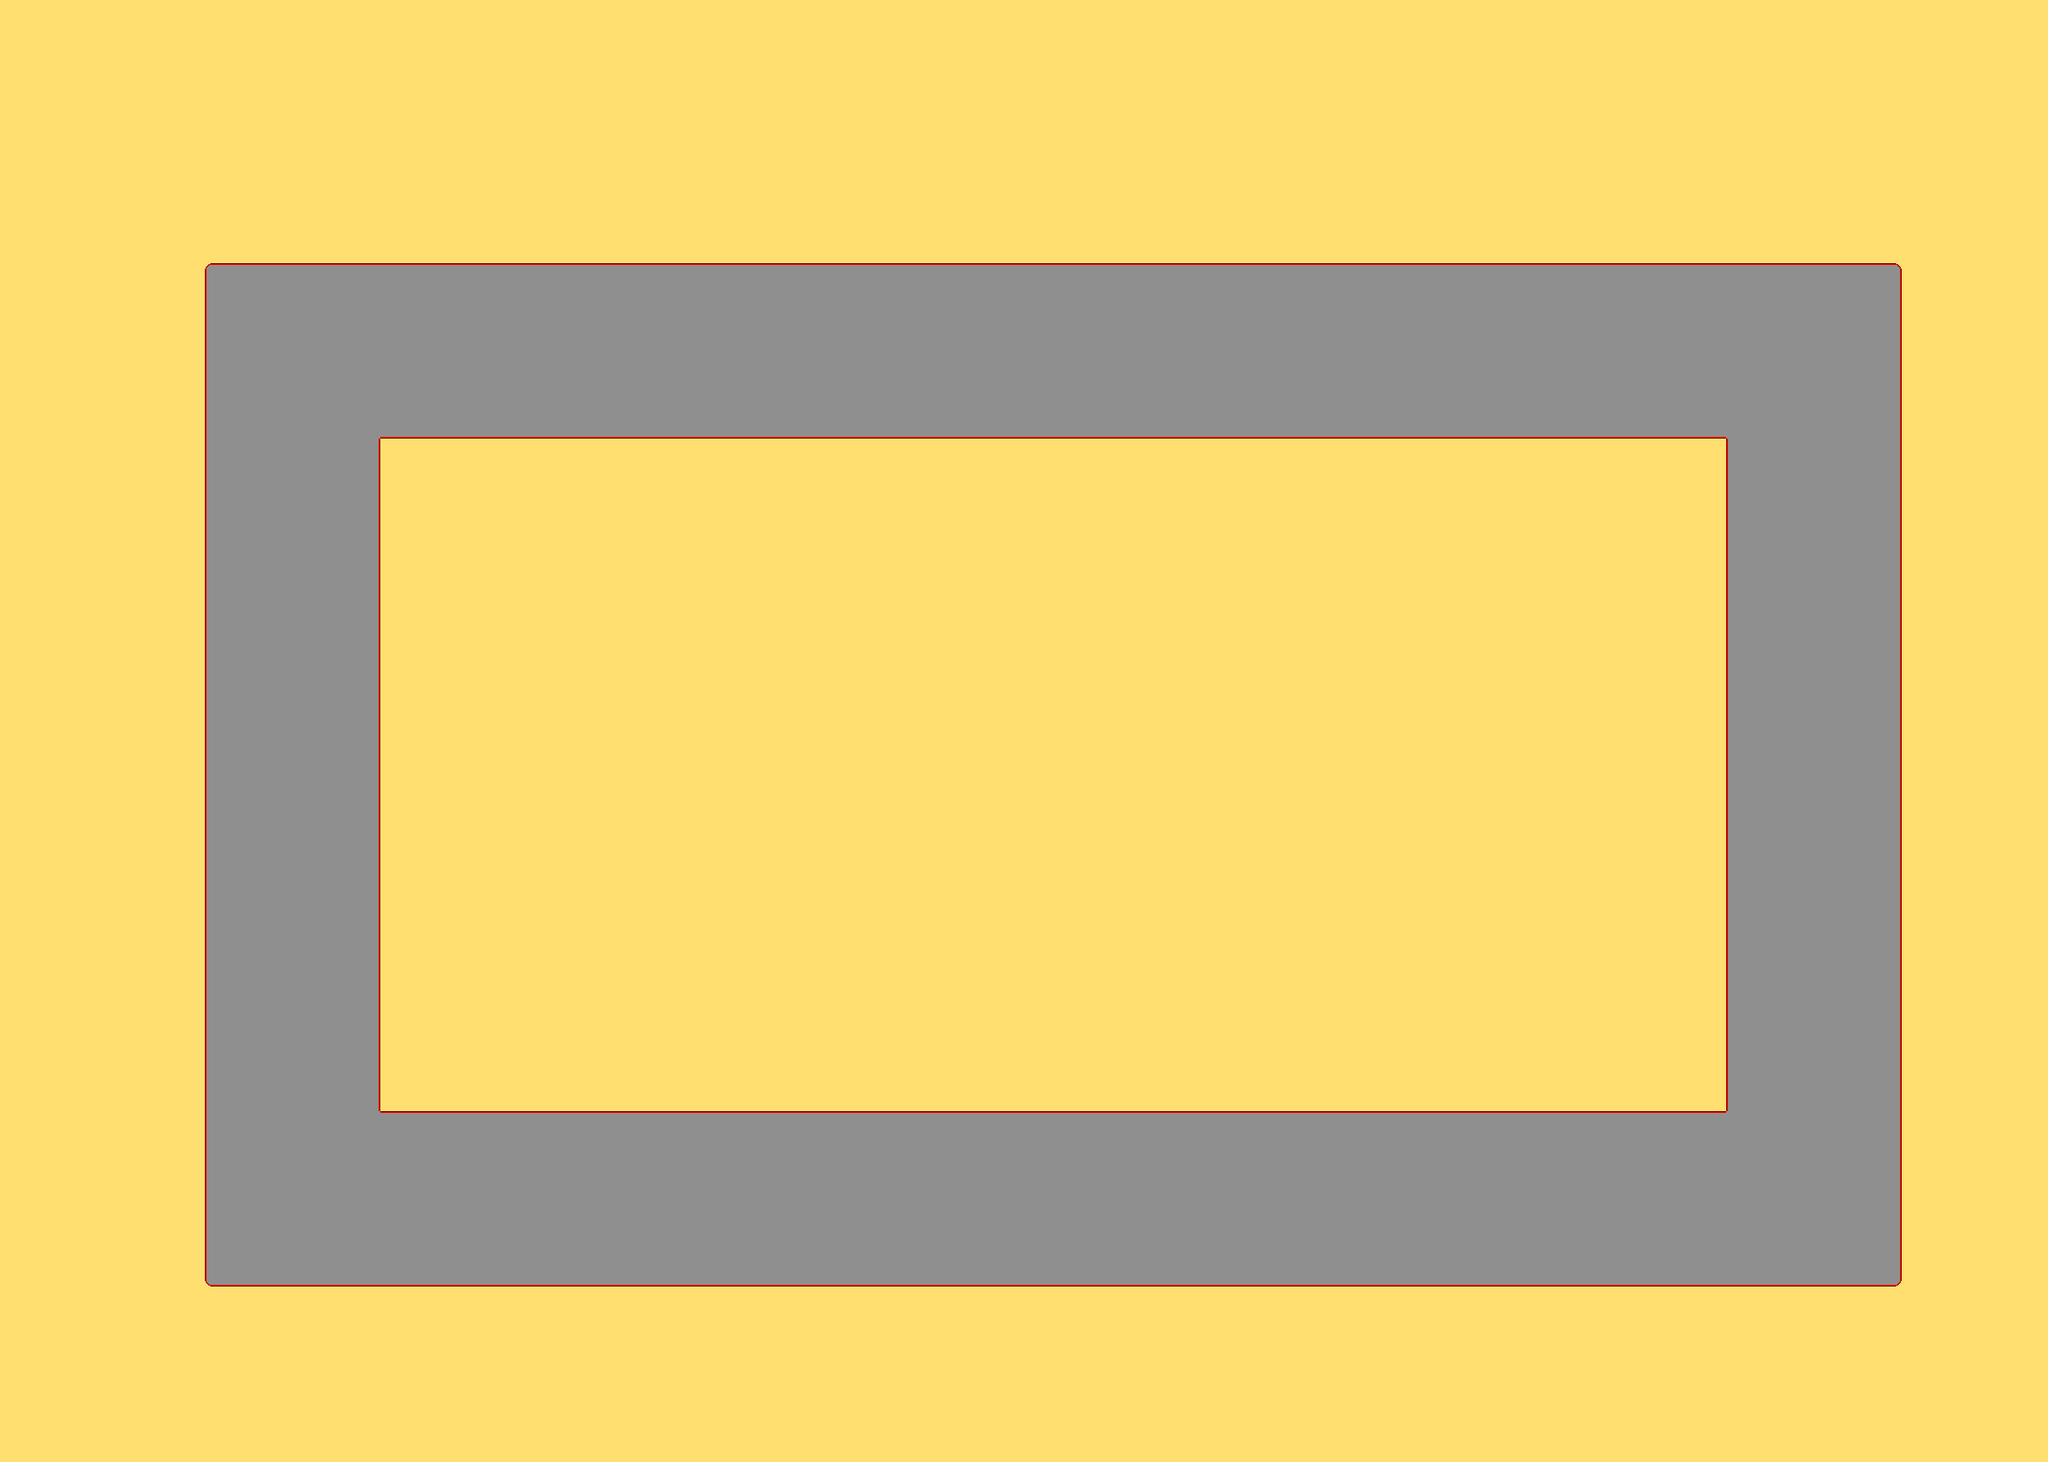

Below is a game level as drawn by its tile map, then a one-line description and the .tmx that defines it (tile-layer data replaced by summaries):
An orthogonal 70x50 tile map with 32x32 px tiles, 2 tile layers (Fundo, Pista) and 5 objects.

<map version="1.0" tiledversion="1.1.4" orientation="orthogonal" renderorder="right-down" width="70" height="50" tilewidth="32" tileheight="32" infinite="0" nextobjectid="8">
 <tileset firstgid="1" name="spritesheet_pista" tilewidth="32" tileheight="32" tilecount="16" columns="4">
  <image source="tileset/spritesheet_pista.png" width="128" height="128" />
 </tileset>
 <layer name="Fundo" width="70" height="50">
  <data>[3500 cells, 3500 non-empty, 1 distinct tile ids]</data>
 </layer>
 <objectgroup name="FundoC">
  <object id="1" x="0" y="0" width="218.182" height="1593.94" />
  <object id="2" x="224.242" y="0" width="1854.55" height="281.818" />
  <object id="3" x="2081.82" y="3.0303" width="157.576" height="1593.94" />
  <object id="5" x="224.242" y="1409.09" width="1857.58" height="184.848" />
  <object id="7" x="415.152" y="478.788" width="1469.7" height="733.333" />
 </objectgroup>
 <layer name="Pista" width="70" height="50">
  <data>[3500 cells, 972 non-empty, 9 distinct tile ids]</data>
 </layer>
</map>